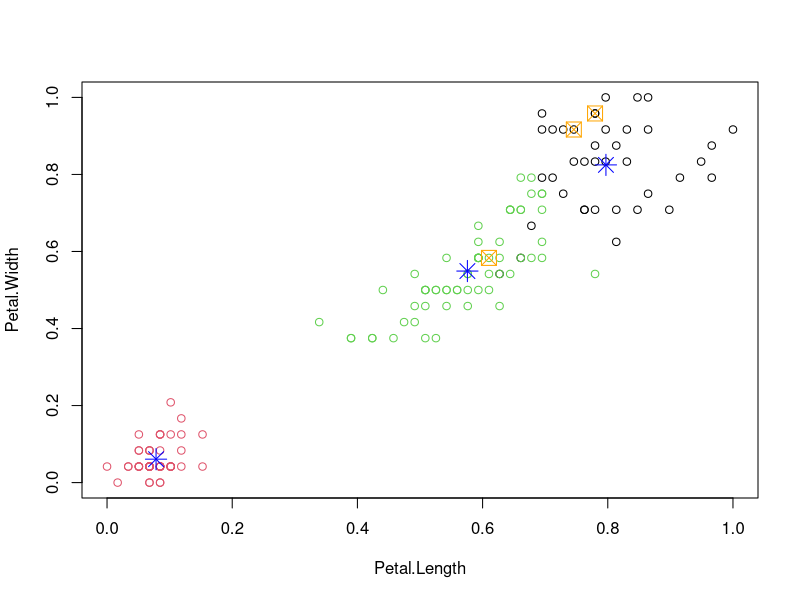
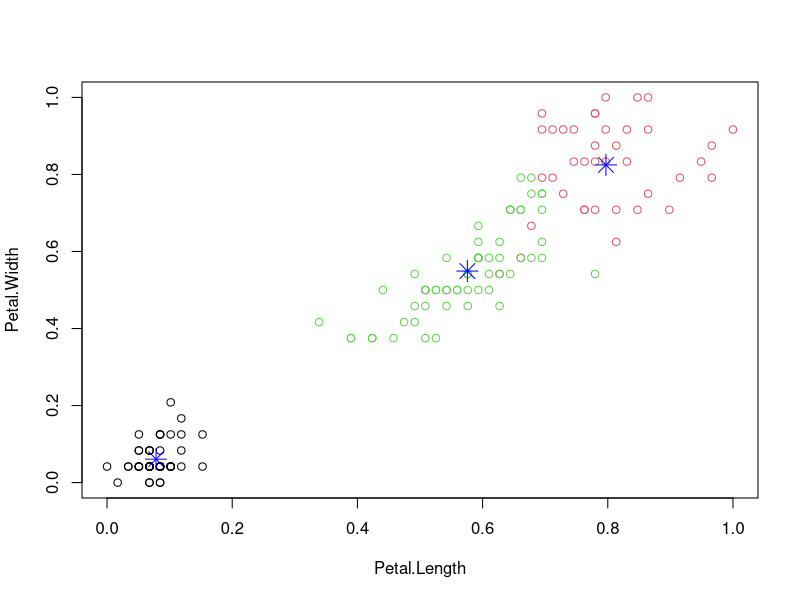
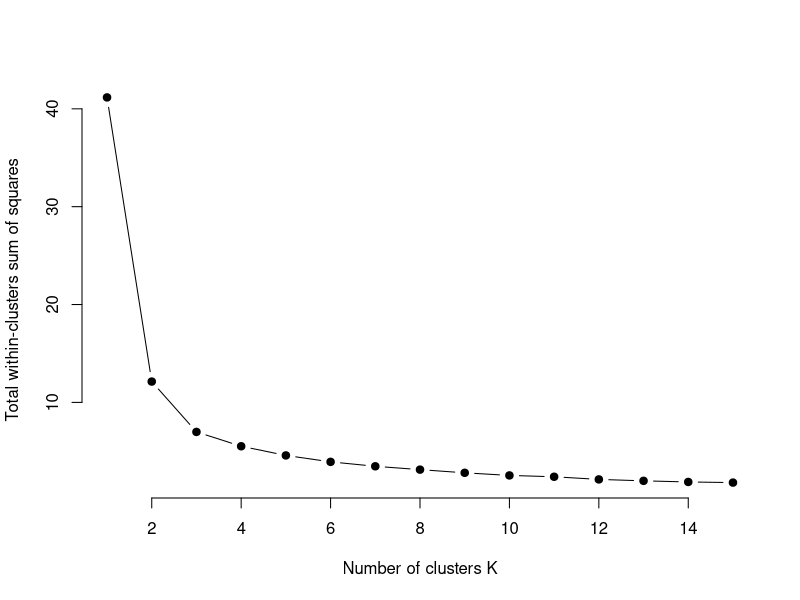
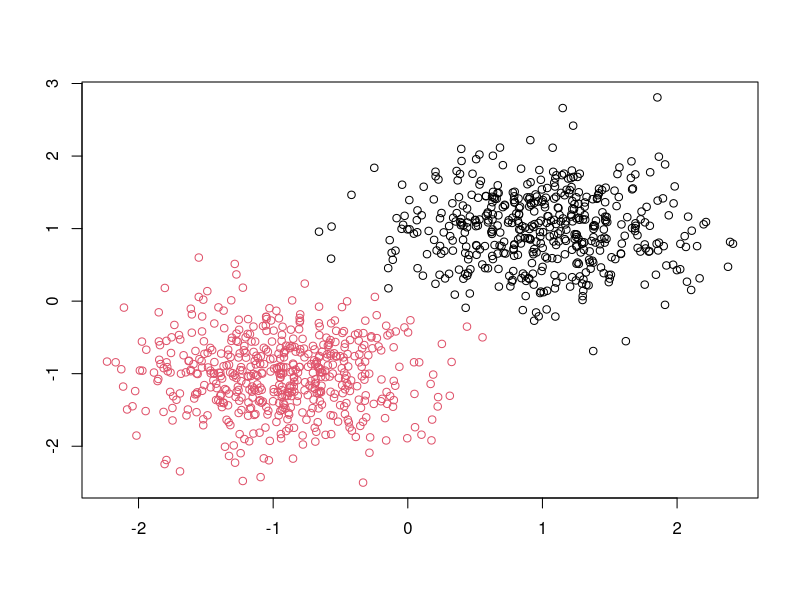
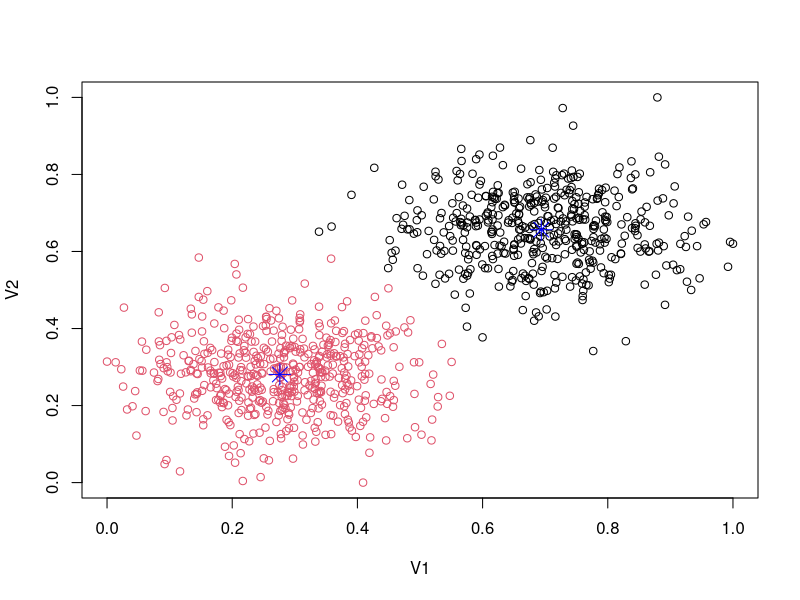

The R source for these figures, in order:
## ---- chunk 1
# Adapted from https://bitbucket.org/rodrigo_mello/ml4u/src/ab2300b432ac9105df1352d5890543cf136bef8f/kmeans/kmeans.r?at=master&fileviewer=file-view-default
my.kmeans <- function(dataset, k=2, threshold=1e-3) {
  
  if (is.vector(dataset)) {
    dataset = as.data.frame(matrix(dataset, ncol=1))
  }
  
  # sampling initial centroids  
  ini = sample(1:nrow(dataset), size=k)
  centroid = as.data.frame(dataset[ini,])
  div = 2 * threshold
  
  while (div > threshold) {
    
    dists = NULL
    for (i in 1:k) { # For each centroid
      # computing euclidean distance from each point to the centroids
      euclidean = apply(dataset, 1, 
                        function(row) { # euclidean distance
                          sqrt(sum((row - centroid[i,])^2))})
      dists = cbind(dists, euclidean)
    }
    
    # Finding to which centroid each point is associated
    associated.centroids = apply(dists, 1, function(row) { which.min(row) } )
    
    # updating centroids
    div = 0
    for (i in 1:k) { # for each centroid
      ids = which(associated.centroids == i) # index of examples in centroid i
      new.position = colMeans(as.data.frame(dataset[ids,]))
      div = div + sqrt(sum((centroid[i,] - new.position)^2)) # computing difference in centroids
      centroid[i,] = new.position
    }
    div = div / k
    
    cat("Divergence: ", div, "\n")
  }
  
  
  ret = list()
  ret$k = k
  ret$initial = as.data.frame(dataset[ini,])
  ret$centroid = centroid
  ret$clusters = associated.centroids
  
  return (ret)
}

# normalizing iris
normalize <- function(x) {
  return ((x - min(x)) / (max(x) - min(x))) }

iris_norm <- as.data.frame(lapply(iris[,1:4], normalize))

# using k-means on iris
result <- my.kmeans(iris_norm[,1:4],k=3)

# plotting results (using just two features for easing visualization)
plot(iris_norm[,3:4],col=result$clusters)
points(result$initial[,3:4],col="orange", pch=7, cex=2)
points(result$centroid[,3:4],col="blue", pch=8, cex=2)
## ---- chunk 2
res <- kmeans(iris_norm,centers =3,nstart = 20) # nstart tries different initializations and finds the one with lowest within variance

plot(iris_norm[,3:4],col=res$cluster)
points(res$centers[,3:4],col="blue", pch=8, cex=2)

table(res$cluster, iris$Species)
## ---- chunk 3
# Compute and plot wss for k = 2 to k = 15.
k.max <- 15
data <- iris_norm
wss <- sapply(1:k.max, 
              function(k){kmeans(data, k, nstart=20,iter.max = 15 )$tot.withinss})
wss
plot(1:k.max, wss,
     type="b", pch = 19, frame = FALSE, 
     xlab="Number of clusters K",
     ylab="Total within-clusters sum of squares")

## ---- chunk 4
library(mlbench)

# two normals
data <- mlbench.2dnormals(1000,sd=0.5)
plot(data)

data_norm <- as.data.frame(lapply(as.data.frame(data$x[,1:2]), normalize))

res <- kmeans(data_norm,centers =2,nstart = 20) # nstart tries different initializations and finds the one with lowest within variance
res

plot(data_norm[,1:2],col=res$cluster)
points(res$centers[,1:2],col="blue", pch=8, cex=2)

table(data$classes,res$cluster)
